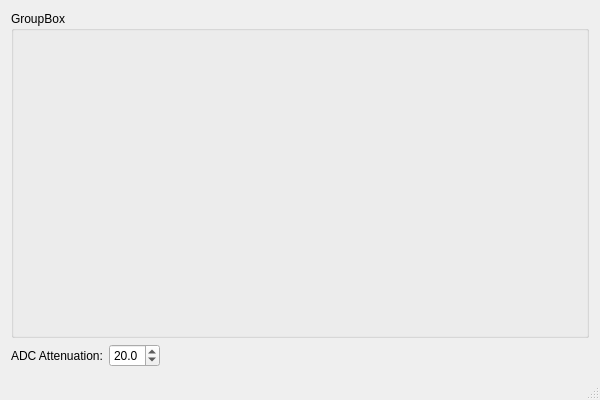
<?xml version="1.0" encoding="UTF-8"?>
<ui version="4.0">
 <class>MainWindow</class>
 <widget class="QMainWindow" name="MainWindow">
  <property name="geometry">
   <rect>
    <x>0</x>
    <y>0</y>
    <width>600</width>
    <height>400</height>
   </rect>
  </property>
  <property name="windowTitle">
   <string>MainWindow</string>
  </property>
  <widget class="QWidget" name="centralWidget">
   <layout class="QVBoxLayout" name="verticalLayout_2">
    <item>
     <layout class="QVBoxLayout" name="verticalLayout">
      <item>
       <widget class="QGroupBox" name="adc_box">
        <property name="sizePolicy">
         <sizepolicy hsizetype="Preferred" vsizetype="Expanding">
          <horstretch>0</horstretch>
          <verstretch>0</verstretch>
         </sizepolicy>
        </property>
        <property name="title">
         <string>GroupBox</string>
        </property>
       </widget>
      </item>
      <item>
       <layout class="QHBoxLayout" name="horizontalLayout">
        <item>
         <widget class="QLabel" name="label">
          <property name="text">
           <string>ADC Attenuation:</string>
          </property>
         </widget>
        </item>
        <item>
         <widget class="QDoubleSpinBox" name="adc_atten_spin_box">
          <property name="decimals">
           <number>1</number>
          </property>
          <property name="maximum">
           <double>31.500000000000000</double>
          </property>
          <property name="singleStep">
           <double>0.500000000000000</double>
          </property>
          <property name="value">
           <double>20.000000000000000</double>
          </property>
         </widget>
        </item>
        <item>
         <spacer name="horizontalSpacer">
          <property name="orientation">
           <enum>Qt::Horizontal</enum>
          </property>
          <property name="sizeHint" stdset="0">
           <size>
            <width>40</width>
            <height>20</height>
           </size>
          </property>
         </spacer>
        </item>
       </layout>
      </item>
     </layout>
    </item>
   </layout>
  </widget>
  <widget class="QStatusBar" name="statusBar"/>
 </widget>
 <layoutdefault spacing="6" margin="11"/>
 <resources/>
 <connections/>
</ui>
